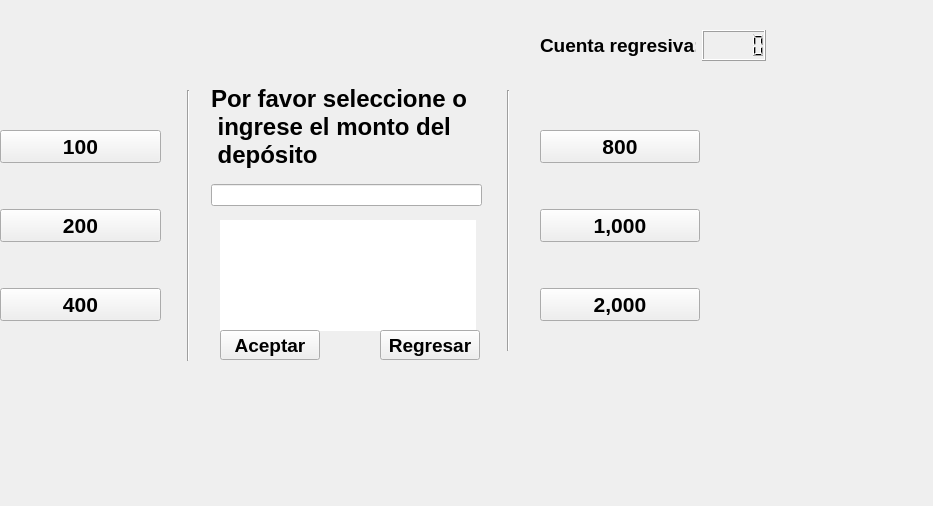
<?xml version="1.0" encoding="UTF-8"?>
<ui version="4.0">
 <class>ATMSaveMoneyForm</class>
 <widget class="QWidget" name="ATMSaveMoneyForm">
  <property name="geometry">
   <rect>
    <x>0</x>
    <y>0</y>
    <width>933</width>
    <height>506</height>
   </rect>
  </property>
  <property name="windowTitle">
   <string>Form</string>
  </property>
  <widget class="QTextBrowser" name="text_browser_info">
   <property name="geometry">
    <rect>
     <x>220</x>
     <y>220</y>
     <width>256</width>
     <height>111</height>
    </rect>
   </property>
   <property name="frameShape">
    <enum>QFrame::NoFrame</enum>
   </property>
   <property name="html">
    <string>&lt;!DOCTYPE HTML PUBLIC &quot;-//W3C//DTD HTML 4.0//EN&quot; &quot;http://www.w3.org/TR/REC-html40/strict.dtd&quot;&gt;
&lt;html&gt;&lt;head&gt;&lt;meta name=&quot;qrichtext&quot; content=&quot;1&quot; /&gt;&lt;meta charset=&quot;utf-8&quot; /&gt;&lt;style type=&quot;text/css&quot;&gt;
p, li { white-space: pre-wrap; }
hr { height: 1px; border-width: 0; }
li.unchecked::marker { content: &quot;\2610&quot;; }
li.checked::marker { content: &quot;\2612&quot;; }
&lt;/style&gt;&lt;/head&gt;&lt;body style=&quot; font-family:'Segoe UI'; font-size:9pt; font-weight:400; font-style:normal;&quot;&gt;
&lt;p style=&quot;-qt-paragraph-type:empty; margin-top:0px; margin-bottom:0px; margin-left:0px; margin-right:0px; -qt-block-indent:0; text-indent:0px;&quot;&gt;&lt;br /&gt;&lt;/p&gt;&lt;/body&gt;&lt;/html&gt;</string>
   </property>
  </widget>
  <widget class="QPushButton" name="button_accept">
   <property name="geometry">
    <rect>
     <x>220</x>
     <y>330</y>
     <width>100</width>
     <height>30</height>
    </rect>
   </property>
   <property name="font">
    <font>
     <pointsize>14</pointsize>
     <bold>true</bold>
    </font>
   </property>
   <property name="text">
    <string>Aceptar</string>
   </property>
  </widget>
  <widget class="Line" name="line_b">
   <property name="geometry">
    <rect>
     <x>500</x>
     <y>90</y>
     <width>16</width>
     <height>261</height>
    </rect>
   </property>
   <property name="orientation">
    <enum>Qt::Vertical</enum>
   </property>
  </widget>
  <widget class="QPushButton" name="button_return">
   <property name="geometry">
    <rect>
     <x>380</x>
     <y>330</y>
     <width>100</width>
     <height>30</height>
    </rect>
   </property>
   <property name="font">
    <font>
     <pointsize>14</pointsize>
     <bold>true</bold>
    </font>
   </property>
   <property name="text">
    <string>Regresar</string>
   </property>
  </widget>
  <widget class="Line" name="line_a">
   <property name="geometry">
    <rect>
     <x>180</x>
     <y>90</y>
     <width>16</width>
     <height>271</height>
    </rect>
   </property>
   <property name="orientation">
    <enum>Qt::Vertical</enum>
   </property>
  </widget>
  <widget class="QWidget" name="verticalLayoutWidget_2">
   <property name="geometry">
    <rect>
     <x>540</x>
     <y>90</y>
     <width>160</width>
     <height>271</height>
    </rect>
   </property>
   <layout class="QVBoxLayout" name="vertical_layout_b">
    <item>
     <widget class="QPushButton" name="button_800">
      <property name="font">
       <font>
        <pointsize>16</pointsize>
        <bold>true</bold>
       </font>
      </property>
      <property name="text">
       <string>800</string>
      </property>
     </widget>
    </item>
    <item>
     <widget class="QPushButton" name="button_1000">
      <property name="font">
       <font>
        <pointsize>16</pointsize>
        <bold>true</bold>
       </font>
      </property>
      <property name="text">
       <string>1,000</string>
      </property>
     </widget>
    </item>
    <item>
     <widget class="QPushButton" name="button_2000">
      <property name="font">
       <font>
        <pointsize>16</pointsize>
        <bold>true</bold>
       </font>
      </property>
      <property name="text">
       <string>2,000</string>
      </property>
     </widget>
    </item>
   </layout>
  </widget>
  <widget class="QWidget" name="horizontalLayoutWidget">
   <property name="geometry">
    <rect>
     <x>540</x>
     <y>30</y>
     <width>226</width>
     <height>31</height>
    </rect>
   </property>
   <layout class="QHBoxLayout" name="horizontal_layout_a">
    <item>
     <widget class="QLabel" name="label_timer">
      <property name="font">
       <font>
        <pointsize>14</pointsize>
        <bold>true</bold>
       </font>
      </property>
      <property name="text">
       <string>Cuenta regresiva:</string>
      </property>
     </widget>
    </item>
    <item>
     <widget class="QLCDNumber" name="lcd_timer">
      <property name="font">
       <font>
        <pointsize>14</pointsize>
        <bold>true</bold>
       </font>
      </property>
     </widget>
    </item>
   </layout>
  </widget>
  <widget class="QWidget" name="verticalLayoutWidget_3">
   <property name="geometry">
    <rect>
     <x>211</x>
     <y>75</y>
     <width>271</width>
     <height>131</height>
    </rect>
   </property>
   <layout class="QVBoxLayout" name="vertical_layout_c">
    <item>
     <widget class="QLabel" name="label_money">
      <property name="font">
       <font>
        <pointsize>18</pointsize>
        <bold>true</bold>
       </font>
      </property>
      <property name="text">
       <string>Por favor seleccione o 
 ingrese el monto del 
 depósito</string>
      </property>
     </widget>
    </item>
    <item>
     <widget class="QLineEdit" name="line_edit_money"/>
    </item>
   </layout>
  </widget>
  <widget class="QWidget" name="verticalLayoutWidget">
   <property name="geometry">
    <rect>
     <x>0</x>
     <y>90</y>
     <width>161</width>
     <height>271</height>
    </rect>
   </property>
   <layout class="QVBoxLayout" name="vertical_layout_a">
    <item>
     <widget class="QPushButton" name="button_100">
      <property name="font">
       <font>
        <pointsize>16</pointsize>
        <bold>true</bold>
       </font>
      </property>
      <property name="text">
       <string>100</string>
      </property>
     </widget>
    </item>
    <item>
     <widget class="QPushButton" name="button_200">
      <property name="font">
       <font>
        <pointsize>16</pointsize>
        <bold>true</bold>
       </font>
      </property>
      <property name="text">
       <string>200</string>
      </property>
     </widget>
    </item>
    <item>
     <widget class="QPushButton" name="button_400">
      <property name="font">
       <font>
        <pointsize>16</pointsize>
        <bold>true</bold>
       </font>
      </property>
      <property name="text">
       <string>400</string>
      </property>
     </widget>
    </item>
   </layout>
  </widget>
 </widget>
 <resources/>
 <connections/>
</ui>
